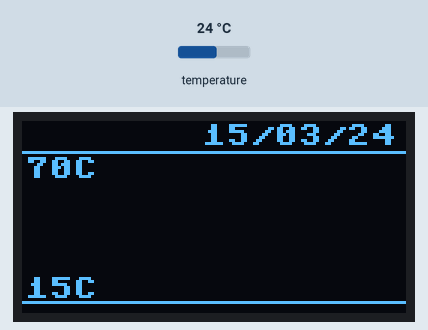
Simulated run of this program. Board: ESP32 board running MicroPython. Parts: 128×64 one-colour display. The test bench sets the inputs (shaded band); at power-on: temperature 24 °C. WiFi joins after 1.5 s; the clock reads 2024-03-15 10:24:30 at power-on unless the program sets it; no MQTT or app messages arrive unless stated; threads take turns every 2 ms; library files of the repository ran but are not shown: ssd1306.py; what the program prints to the serial console is not drawn.

Above: at 3.15 s.
At 7.53 s:
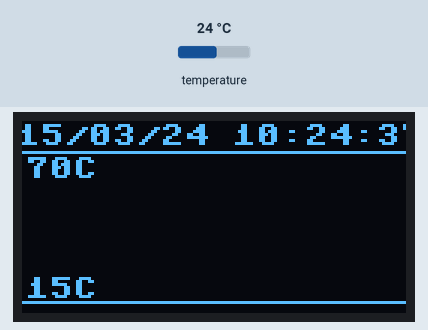
At 12.03 s:
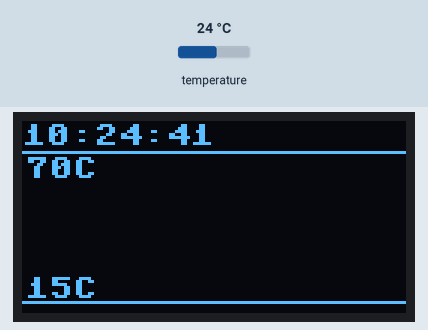
At 20.98 s:
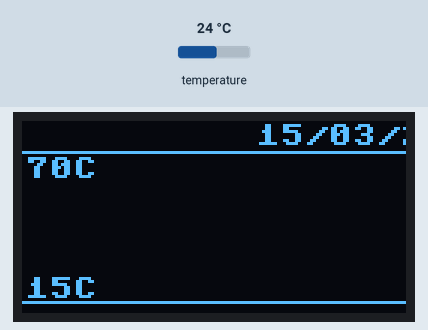
At 29.69 s:
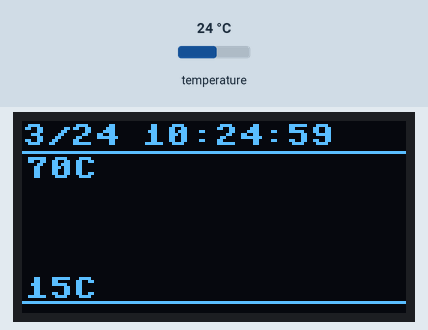
At 38.37 s:
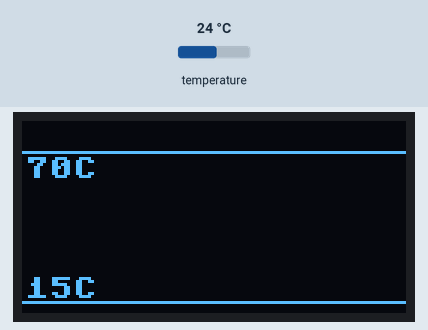

The program:

main.py
```python
import machine, onewire, ds18x20, ssd1306
import time
import _thread
from machine import Pin, SoftI2C
import wifi
import mqtt
import ntptime  # Added for getting time from NTP server

# Constants
BOOT_DELAY = 1  # Hardware initialization delay
SAMPLING_INTERVAL = 15000  # 15-second sampling window (ms)
TEMP_CONVERSION_DELAY = 750  # Time required for temperature conversion (ms)
DISPLAY_UPDATE_INTERVAL = 0.1  # Display refresh rate (s)
SCROLL_SPEED = 10  # Speed of scrolling text (pixels per update)

# Graph Config
GRAPH_MIN = 15  # Min temperature
GRAPH_MAX = 70  # Max temperature
TEMP_RANGE = GRAPH_MAX - GRAPH_MIN
Y_GRAPH_TOP = 10  # Pixel Y for GRAPH_MAX
Y_GRAPH_BOTTOM = 60  # Pixel Y for GRAPH_MIN

# Data buffer (1 hour @ 15s intervals)
BUFFER_SIZE = 240
temperature_data = [[None, None] for _ in range(BUFFER_SIZE)]
data_index = 0
data_lock = _thread.allocate_lock()

# Hardware Setup
time.sleep(BOOT_DELAY)
i2c = SoftI2C(scl=Pin(22), sda=Pin(21))
display = ssd1306.SSD1306_I2C(128, 64, i2c)
ow = onewire.OneWire(Pin(4))
ds = ds18x20.DS18X20(ow)
sensors = ds.scan()

def read_temperatures():
    """Reads temperatures from all sensors and returns a dictionary of lists."""
    samples = {i: [] for i in range(len(sensors))}

    start_time = time.ticks_ms()
    while time.ticks_diff(time.ticks_ms(), start_time) < SAMPLING_INTERVAL:
        try:
            ds.convert_temp()
            time.sleep_ms(TEMP_CONVERSION_DELAY)
            for i, sensor in enumerate(sensors):
                temp = ds.read_temp(sensor)
                if temp is not None:
                    samples[i].append(temp)
        except Exception as e:
            print("Sensor error:", e)

    return {i: sum(v) / len(v) if v else None for i, v in samples.items()}

def core0_task():
    """Temperature sampling, data storage, and MQTT publishing."""
    global data_index
    wifi.connect_wifi()  # Ensure ESP32 connects to WiFi

    # Sync clock via NTP now that WiFi is up (was failing at import time, before network)
    try:
        ntptime.settime()
    except Exception as e:
        print("⚠ NTP time sync failed:", e)

    mqtt_client = mqtt.connect_mqtt()  # Connect to MQTT broker
    if mqtt_client is None:
        print("⚠ MQTT connection failed. Retrying in 10 seconds...")
    time.sleep(10)

    while True:
        new_data = read_temperatures()

        with data_lock:
            for i in range(len(sensors)):
                temperature_data[data_index][i] = new_data.get(i, None)
            data_index = (data_index + 1) % BUFFER_SIZE

        # Extract latest temperatures
        current_t1 = new_data.get(0, None)
        current_t2 = new_data.get(1, None)

        # Publish to MQTT if valid data is available
        if current_t1 is not None and current_t2 is not None:
            mqtt.publish_temperature(current_t1, current_t2)
        time.sleep(SAMPLING_INTERVAL / 1000)  # Wait for next cycle

def draw_graph(current_data, current_idx):
    """Draws temperature graph on OLED display."""
    display.fill(0)

    # Scale markers
    display.text(f"{GRAPH_MAX}C", 1, Y_GRAPH_TOP - -2, 1)
    display.text(f"{GRAPH_MIN}C", 1, Y_GRAPH_BOTTOM - 8, 1)
    display.hline(0, Y_GRAPH_TOP, 128, 2)
    display.hline(0, Y_GRAPH_BOTTOM, 128, 2)

    # Plot temperature data
    for sensor_num in range(len(sensors)):
        prev_x, prev_y = None, None
        for i in range(128):
            idx = (current_idx - 128 + i) % BUFFER_SIZE
            temp = current_data[idx][sensor_num]
            if temp is not None:
                y_offset = int((max(GRAPH_MIN, min(GRAPH_MAX, temp)) - GRAPH_MIN) / TEMP_RANGE * (Y_GRAPH_BOTTOM - Y_GRAPH_TOP))
                y = Y_GRAPH_BOTTOM - y_offset
                if prev_x is not None:
                    if sensor_num == 0 or i % 2 == 0:
                        display.line(prev_x, prev_y, i, y, 1)
                prev_x, prev_y = i, y
            else:
                prev_x, prev_y = None, None

def core1_task():
    """Display temperature graph and scrolling text on OLED."""
    scroll_pos = 60  # Start position for scrolling text

    while True:
        with data_lock:
            current_data = list(temperature_data)  # Safer shallow copy
            current_idx = data_index

        draw_graph(current_data, current_idx)

        # Current temperature display
        current_t1 = current_data[(current_idx - 1) % BUFFER_SIZE][0]
        current_t2 = current_data[(current_idx - 1) % BUFFER_SIZE][1]

        # Get current date and time
        now = time.localtime()
        date_time_str = "{:02d}/{:02d}/{:02d} {:02d}:{:02d}:{:02d}".format(now[2], now[1], now[0]%100, now[3], now[4], now[5])

 # Construct the scrolling text with T1, T2, and date/time
        scroll_text = f"Flow={current_t1:.0f}C Rtn={current_t2:.0f}C {date_time_str}" if current_t1 is not None and current_t2 is not None else f"{date_time_str} "

        # Draw the scrolling text
        display.text(scroll_text, scroll_pos, 1, 1)

        scroll_pos -= SCROLL_SPEED
        if scroll_pos < -len(scroll_text) * 8:
            scroll_pos = 128

        display.show()
        time.sleep(DISPLAY_UPDATE_INTERVAL)

# Start system
_thread.start_new_thread(core1_task, ())
core0_task()
```

wifi.py
```python
import network
import time
import config

def connect_wifi():
    wlan = network.WLAN(network.STA_IF)
    wlan.active(True)

    if wlan.isconnected():
        print("✅ Already connected:", wlan.ifconfig())
        return True

    print(f"🔄 Connecting to WiFi: {config.WIFI_SSID}...")
    wlan.connect(config.WIFI_SSID, config.WIFI_PASSWORD)

    # Retry mechanism
    timeout = 30  # Max wait time in seconds
    while not wlan.isconnected() and timeout > 0:
        print(f"⏳ Waiting for WiFi... {timeout}s left")
        time.sleep(1)
        timeout -= 1

    if wlan.isconnected():
        print("✅ Connected! IP:", wlan.ifconfig()[0])
        return True
    else:
        print("❌ WiFi connection failed. Retrying in 10 seconds...")
        time.sleep(10)
        return connect_wifi()  # Recursive retry

def is_wifi_connected():
    """Check if WiFi is connected and reconnect if needed."""
    wlan = network.WLAN(network.STA_IF)
    if not wlan.isconnected():
        print("⚠ WiFi lost! Reconnecting...")
        return connect_wifi()
    return True
```

mqtt.py
```python
import config
from umqtt.simple import MQTTClient
import time

mqtt_client = None  # Global MQTT client

def connect_mqtt():
    """Connect to MQTT broker with retry logic."""
    global mqtt_client
    while True:
        try:
            print("🔄 Connecting to MQTT...")
            mqtt_client = MQTTClient(config.MQTT_CLIENT_ID, config.MQTT_BROKER,
                                     port=config.MQTT_PORT,
                                     user=config.MQTT_USER,
                                     password=config.MQTT_PASSWORD,
                                     keepalive=60)
            mqtt_client.connect()
            print("✅ Connected to MQTT Broker!")
            return mqtt_client
        except Exception as e:
            print(f"❌ MQTT connection failed: {e}. Retrying in 10s...")
            time.sleep(10)  # Wait before retrying

def is_mqtt_connected():
    """Check if MQTT is still connected."""
    try:
        mqtt_client.ping()  # Keep connection alive
        return True
    except:
        print("⚠ MQTT lost! Reconnecting...")
        return connect_mqtt()

def publish_temperature(t1, t2):
    """Publish temperature readings to MQTT."""
    if is_mqtt_connected():
        try:
            mqtt_client.publish(config.MQTT_TOPIC_T1, str(t1))
            mqtt_client.publish(config.MQTT_TOPIC_T2, str(t2))
            print(f"📡 Sent -> T1: {t1}°C, T2: {t2}°C")
        except Exception as e:
            print(f"⚠ MQTT Publish Error: {e}")
```

config.py
```python
# WiFi Configuration
WIFI_SSID = "XXXXX"       #Replace woth your SSID
WIFI_PASSWORD = "XXXXXX"  #Replace with your wifi password

# MQTT Configuration
MQTT_CLIENT_ID = "boiler-sensor"  # Required by mqtt.py — unique ID for this device on the broker
MQTT_BROKER = "192.168.1.224"
MQTT_PORT = 1883
MQTT_USER = "XXXXX"       # Replace woth your MQTT User name as defined in HA
MQTT_PASSWORD = "XXXXXX"  # Replace woth your MQTT User password as defined in HA
MQTT_TOPIC_TEMP1 = "home/temperature/sensor1"
MQTT_TOPIC_TEMP2 = "home/temperature/sensor2"

# Sensor Configuration (optional)
SENSOR_ADDRESSES = [
    "28-XXXXXXXXXXXX",  # Replace with actual sensor 1 address
    "28-XXXXXXXXXXXX"   # Replace with sensor 2 address
]

# MQTT Topics
MQTT_TOPIC_T1 = "home/boiler/temperature1"
MQTT_TOPIC_T2 = "home/boiler/temperature2"
```
